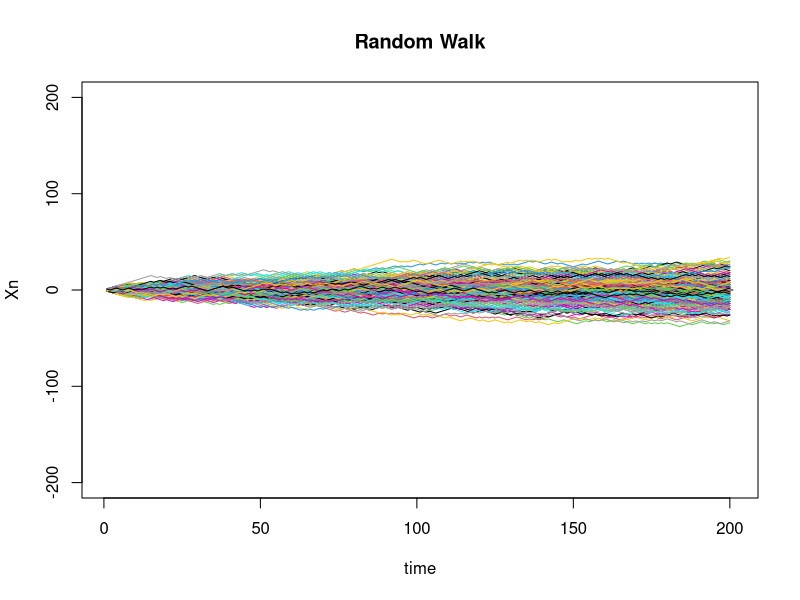
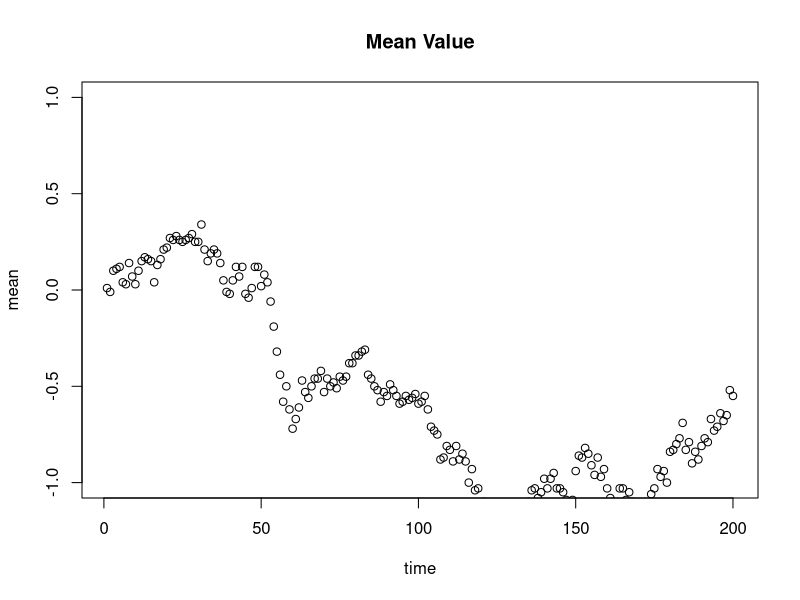
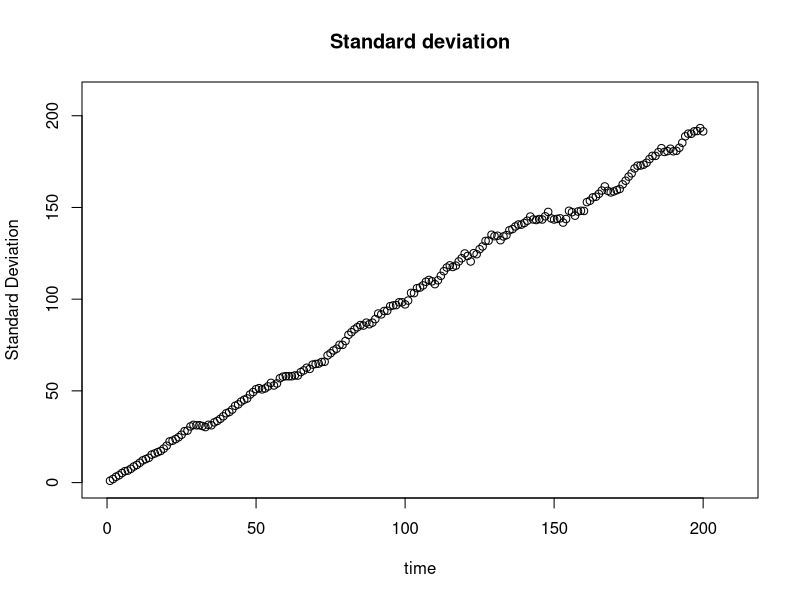

Recreate these plots in R, in order.
s= 0
steps = 200
exps = 200
walks = c()
plot(rep(0,steps+1), type = "l", ylim =c(-steps,steps),xlab="time", ylab = "Xn", main = "Random Walk")
#create walks & plot
for (i in 1:exps){
  D = sample(c(-1,1), steps, replace=TRUE)
  X= cumsum(D)
  lines(X, col =palette()[i%%8+1])
  walks = c(walks, X) #define walks matrix
  #lines(X, col= rgb(i/20,(i%%8)/8,0.5)) #pws ginetai to pallet
}
#statistic 
walks_mat2 = matrix(walks, steps , exps)
plot(apply(walks_mat2, 1 , mean), ylim =c(-1,1),
     ylab="mean", xlab= "time", main="Mean Value") #Mean
plot(apply(walks_mat2, 1 , sd)^2, ylim =c(0,steps+10), xlim=c(0,steps+10), 
     ylab="Standard Deviation", xlab= "time", main="Standard deviation") #STandard Deviation